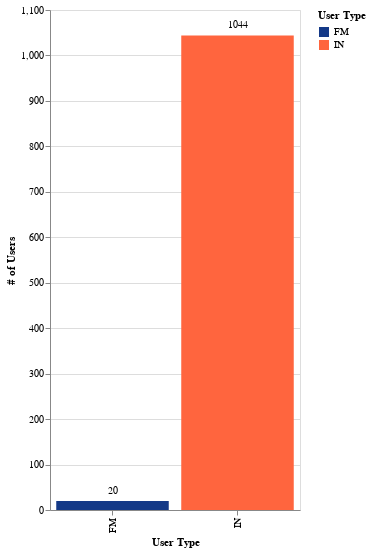

Notebook code cell kept with this figure:
### Code cell
# Filter the DataFrame to only includes the user type which shows active under the user_company table
filtered_df = company_list[company_list['status'] == 'ACTIVE']

# Define color scheme
color_scheme = alt.Scale(domain=['FM', 'IN'], range=['#143987', '#FF653E'])

# Create a bar chart using Altair to show the distribution of 'datatype'
base = alt.Chart(filtered_df).encode(
    x=alt.X('data_type', title='User Type'),
    y=alt.Y('count()', title='# of Users')
)

# Create a bar chart
bars = base.mark_bar().encode(
    color=alt.Color('data_type', scale=color_scheme, title='User Type')
)

# Add text labels
text = base.mark_text(
    align='center',
    baseline='middle',
    dy=-10,  # Adjust this value to position the text labels
    font='Avenir',
    fontSize=10
).encode(
    text='count()'
)

# Combine the bar chart and text labels
chart = (bars + text).properties(
    # title=alt.TitleParams(text='Distribution of Fleet Managers and Individual Users (Status Active)', font='Avenir', fontSize=16, anchor='middle', color='black'),
    width=250,
    height=500
)

# Display the chart
chart.show()

# Save the chart as a high-resolution PNG
chart.save('Results/user_type_distribution.png')

### Figure 1 — Vega-Lite specification as saved in the notebook (floating-point values rounded to 4 significant figures; data arrays with more than 128 entries replaced by an {"elided": "..."} marker saying what was removed)
{"config": {"view": {"continuousWidth": 300, "continuousHeight": 300}}, "layer": [{"mark": {"type": "bar"}, "encoding": {"color": {"field": "data_type", "scale": {"domain": ["FM", "IN"], "range": ["#143987", "#FF653E"]}, "title": "User Type", "type": "nominal"}, "x": {"field": "data_type", "title": "User Type", "type": "nominal"}, "y": {"aggregate": "count", "title": "# of Users", "type": "quantitative"}}}, {"mark": {"type": "text", "align": "center", "baseline": "middle", "dy": -10, "font": "Avenir", "fontSize": 10}, "encoding": {"text": {"aggregate": "count", "type": "quantitative"}, "x": {"field": "data_type", "title": "User Type", "type": "nominal"}, "y": {"aggregate": "count", "title": "# of Users", "type": "quantitative"}}}], "data": {"name": "data-6402953635ea7fd2ba7abc2572387939"}, "height": 500, "width": 250, "$schema": "https://vega.github.io/schema/vega-lite/v5.20.1.json", "datasets": {"data-6402953635ea7fd2ba7abc2572387939": {"elided": "1064 records"}}}
